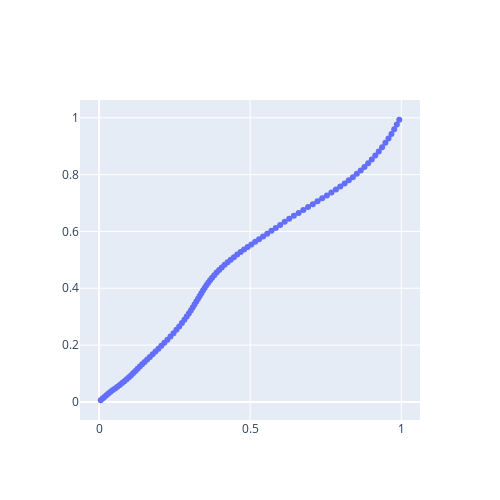

Notebook code cell kept with this figure:
### Code cell
with torch.no_grad():
    dx = dyn(T)
x = torch.cumsum(dx, dim=0) + x_0

fig = go.Figure()
fig.add_trace(go.Scatter(x=x[:, 0].detach().cpu().numpy(), y=x[:, 1].detach().cpu().numpy(), mode='markers+lines'))
fig.update_layout(width=500, height=500, scene_aspectmode='data')
fig.show()
